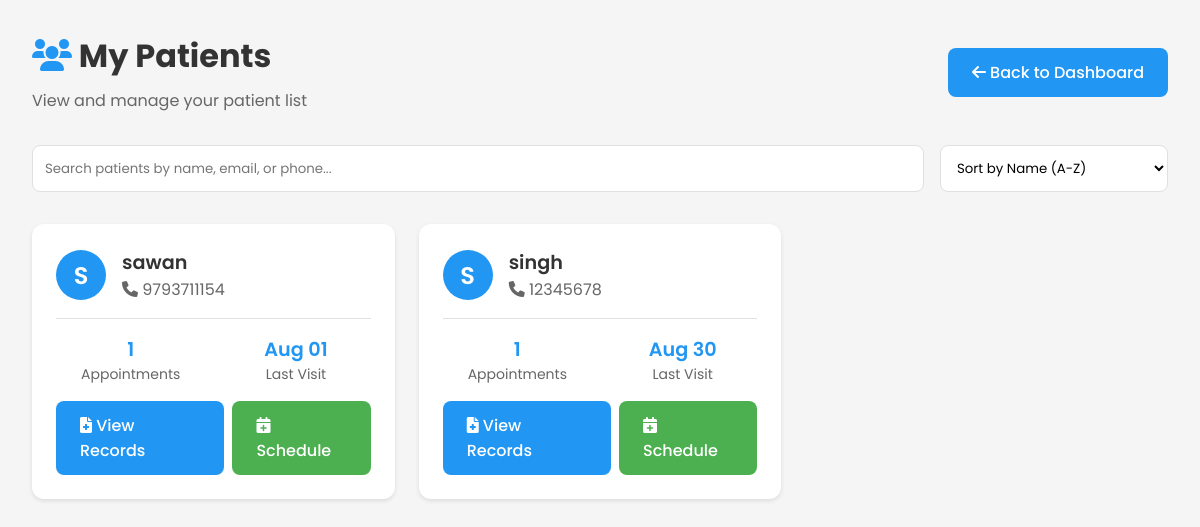
The app's page /doctor_patients.php (signed in), older data.
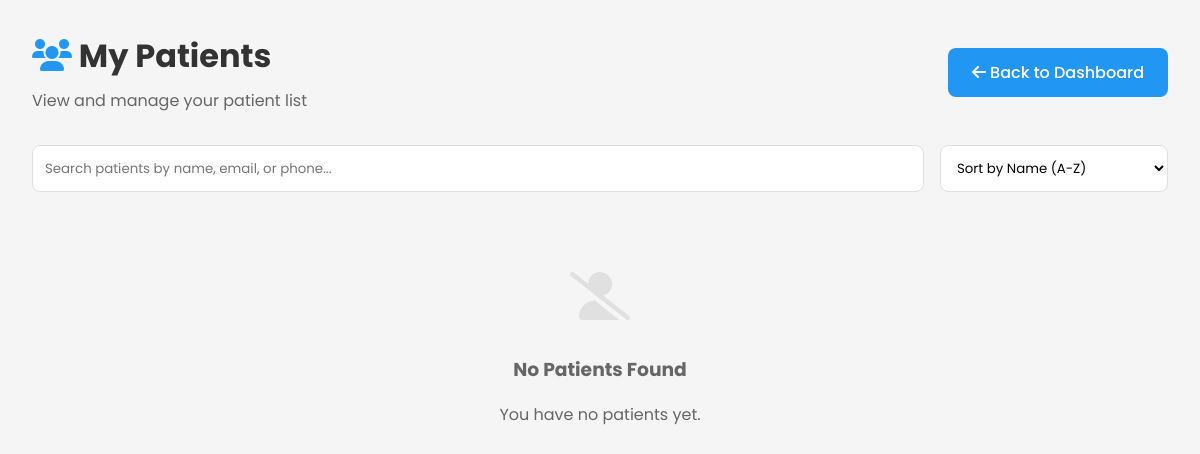
The same page, newer data.
### tables this page shows
CREATE TABLE IF NOT EXISTS `patients` (
  `patient_id` int NOT NULL AUTO_INCREMENT,
  `full_name` varchar(100) NOT NULL,
  `email` varchar(100) NOT NULL,
  `password` varchar(255) NOT NULL,
  `phone` varchar(20) DEFAULT NULL,
  `date_of_birth` date DEFAULT NULL,
  `gender` enum('Male','Female','Other') DEFAULT NULL,
  `address` text,
  `created_at` timestamp NULL DEFAULT CURRENT_TIMESTAMP,
  `profile_image` varchar(255) DEFAULT NULL,
  PRIMARY KEY (`patient_id`),
  UNIQUE KEY `email` (`email`),
  KEY `idx_patients_email` (`email`)
);

### doctor_patients.php (the view, shortened to what the changed rows need)
<?php
require_once 'includes/db_connect.php';
$doctor_id = $_SESSION['user_id'];
$patients = [];
$search = isset($_GET['search']) ? trim($_GET['search']) : '';
$sort = isset($_GET['sort']) ? $_GET['sort'] : 'name_asc';
try {
    $query = "SELECT DISTINCT p.*,
              (SELECT COUNT(*) FROM appointments a WHERE a.patient_id = p.patient_id AND a.doctor_id = ?) as appointment_count,
              (SELECT MAX(appointment_date) FROM appointments a WHERE a.patient_id = p.patient_id AND a.doctor_id = ?) as last_visit
              FROM patients p
              JOIN appointments a ON p.patient_id = a.patient_id
              WHERE a.doctor_id = ?";
    switch ($sort) {
        case 'name_asc':
            $query .= " ORDER BY p.full_name ASC";
            break;
    }
    $stmt = $con->prepare($query);
    if (!empty($search)) {
        $search_param = "%$search%";
        $stmt->bind_param("iiisss", $doctor_id, $doctor_id, $doctor_id, $search_param, $search_param, $search_param);
    } else {
        $stmt->bind_param("iii", $doctor_id, $doctor_id, $doctor_id);
    }
    $stmt->execute();
    $patients = $stmt->get_result()->fetch_all(MYSQLI_ASSOC);
} catch (Exception $e) {
    $error = "Error: " . $e->getMessage();
    error_log("Error in doctor_patients.php: " . $e->getMessage());
}
?>
<!DOCTYPE html>
<html lang="en">
<head>
    <link rel="stylesheet" href="https://cdnjs.cloudflare.com/ajax/libs/font-awesome/6.0.0/css/all.min.css">
</head>
<body>
    <div class="container">
        <div class="header">
            <div>
                <h1 style="margin: 0;">
                    <i class="fas fa-users" style="color: var(--primary-color);"></i>
                    My Patients
                </h1>
            </div>
        </div>
        <?php if (empty($patients)): ?>
            <div class="empty-state">
                <i class="fas fa-user-slash"></i>
                <h3>No Patients Found</h3>
                <p><?php echo !empty($search) ? 'No patients match your search criteria.' : 'You have no patients yet.'; ?></p>
            </div>
        <?php else: ?>
            <div class="patient-grid">
                <?php foreach ($patients as $patient): ?>
                    <div class="patient-card">
                        <div class="patient-header">
                            <div class="patient-avatar">
                                <?php echo strtoupper(substr($patient['full_name'], 0, 1)); ?>
                            </div>
                            <div class="patient-info">
                                <h3 class="patient-name"><?php echo htmlspecialchars($patient['full_name']); ?></h3>
                                <p style="margin: 0; color: var(--light-text);">
                                    <i class="fas fa-phone"></i> <?php echo htmlspecialchars($patient['phone']); ?>
                                </p>
                            </div>
                        </div>
                        <div class="patient-stats">
                            <div class="stat-item">
                                <div class="stat-value"><?php echo $patient['appointment_count']; ?></div>
                                <div class="stat-label">Appointments</div>
                            </div>
                            <div class="stat-item">
                                <div class="stat-value">
                                    <?php echo $patient['last_visit'] ? date('M d', strtotime($patient['last_visit'])) : 'N/A'; ?>
                                </div>
                                <div class="stat-label">Last Visit</div>
                            </div>
                        </div>
                        <div class="action-buttons">
                            <a href="patient_records.php?id=<?php echo $patient['patient_id']; ?>" class="btn btn-primary">
                                <i class="fas fa-file-medical"></i> View Records
                            </a>
                            <a href="schedule_appointment.php?patient_id=<?php echo $patient['patient_id']; ?>" class="btn btn-secondary">
                                <i class="fas fa-calendar-plus"></i> Schedule
                            </a>
                        </div>
                    </div>
                <?php endforeach; ?>
            </div>
        <?php endif; ?>
    </div>
</body>
</html>

Row changes from the older to the newer data that the page shows:
removed patients: full_name "S", full_name "sawan", phone "9793711154", appointment_count "1", last_visit "Aug 01"
removed patients: full_name "S", full_name "singh", phone "12345678", appointment_count "1", last_visit "Aug 30"
Text that changed along with them:
text now shown: "No Patients Found You have no patients yet."
